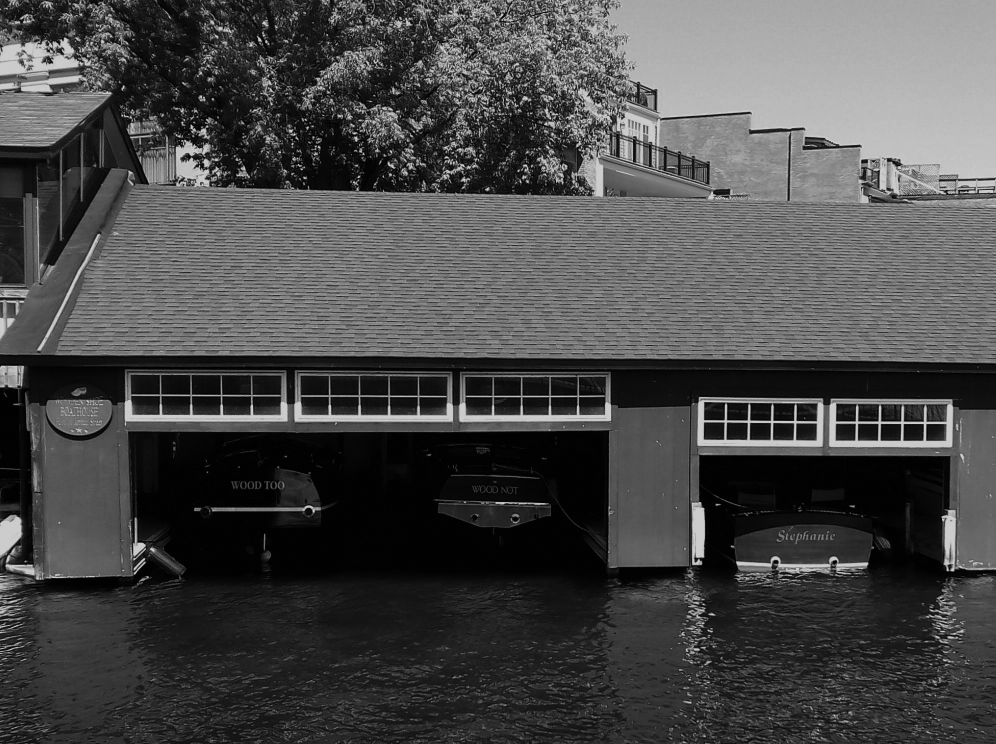
%> input picture HW02_VYAS_KHYATI/Might_or_Might_NOT.jpg, 1992 x 1488 px (shown at 1/2 size)
$ octave --eval "Check_Resizing_Nearest('Might_or_Might_NOT.jpg');"   (GNU Octave 9; MATLAB toolbox functions it lacks are replaced by stand-ins)
%> lines starting %> are read from the running program, lines starting %| are printed output that depends on the picture
% @author: Khyati K.Vyas
function  Check_Resizing_Nearest(fn)
%> called with fn = 'Might_or_Might_NOT.jpg'

    im=imread(fn);
%> im is the input picture: size 1488x1992 uint8; min 0, max 205, mean 73
    imshow(im);
    pause(3);
    factor=[ 1 2 4 8 16 24 32 48 50 52 56 64 128 ];

    for n=factor
        %im=image(1:2:end, 1:2:end);
        orgSize=[size(im,1),size(im,2)];
        newSize=round(orgSize/n);
        im_small= imresize(im,newSize, 'nearest');
        im_restored= imresize(im_small,orgSize, 'nearest');
        imshow(im_restored);
        display=['Sub-Sampling is :',num2str(n)];
        title(display);
        pause(1.5);
    end
%> this loop made 13 passes
%> pass 2, in Check_Resizing_Nearest, `im_small= imresize(im,newSize, 'nearest');`:
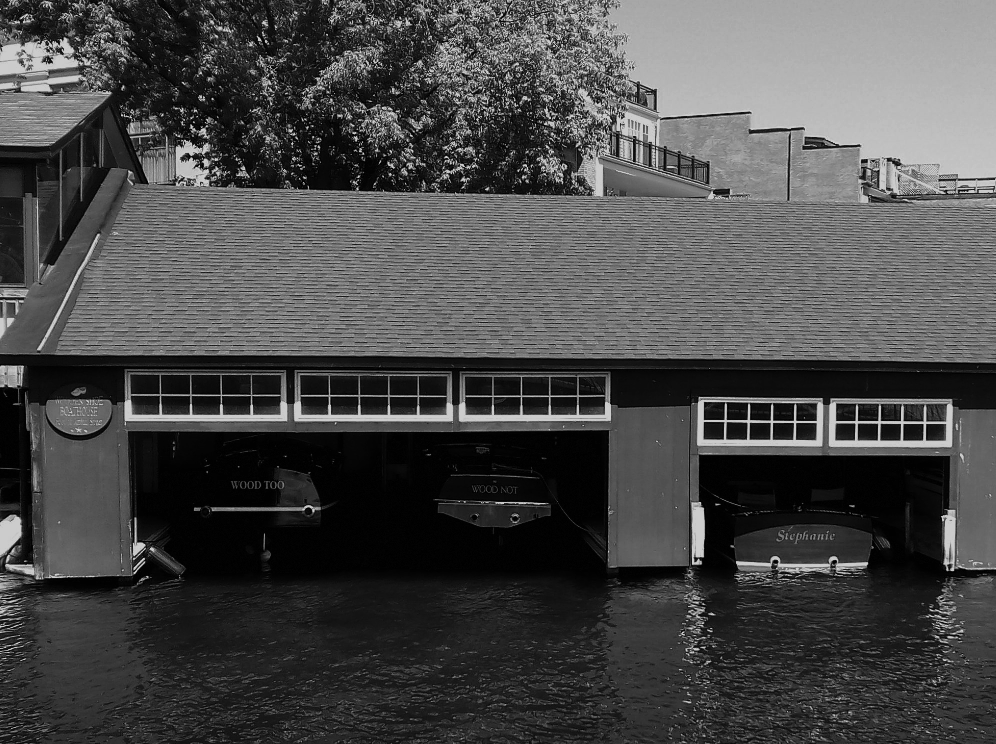
%> im_small: size 744x996 uint8; min 0, max 205, mean 72.9
%> pass 3, in Check_Resizing_Nearest, `im_small= imresize(im,newSize, 'nearest');`:
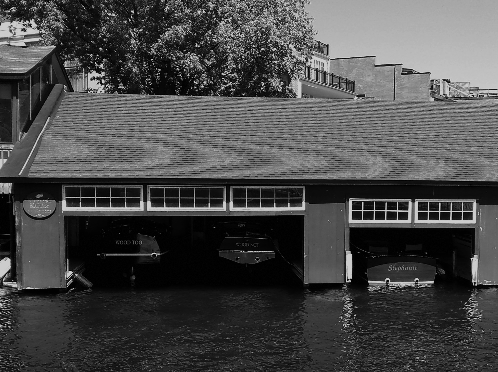
%> im_small: size 372x498 uint8; min 0, max 205, mean 72.9
%> pass 3, in Check_Resizing_Nearest, `im_restored= imresize(im_small,orgSize, 'nearest');`:
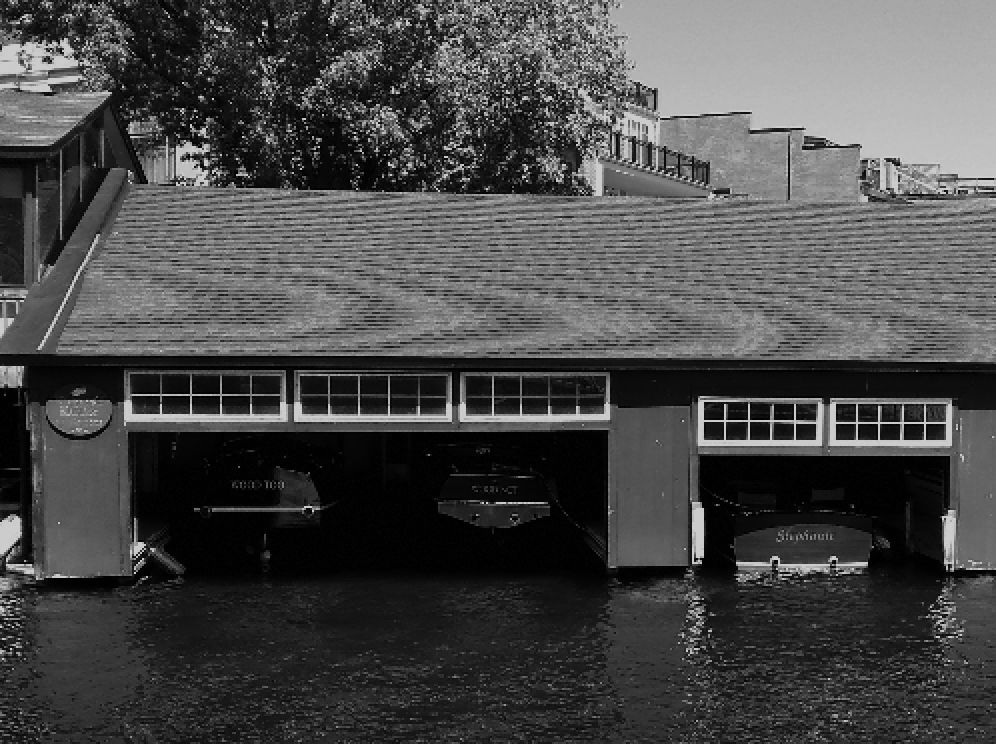
%> im_restored: size 1488x1992 uint8 (shown at 1/2 size); min 0, max 205, mean 72.9; mean of the top-left, top-right, bottom-left and bottom-right quarters 79.8, 128.4, 37.2, 46.1

end

$ run again, on HW02_VYAS_KHYATI/kod_kid.png
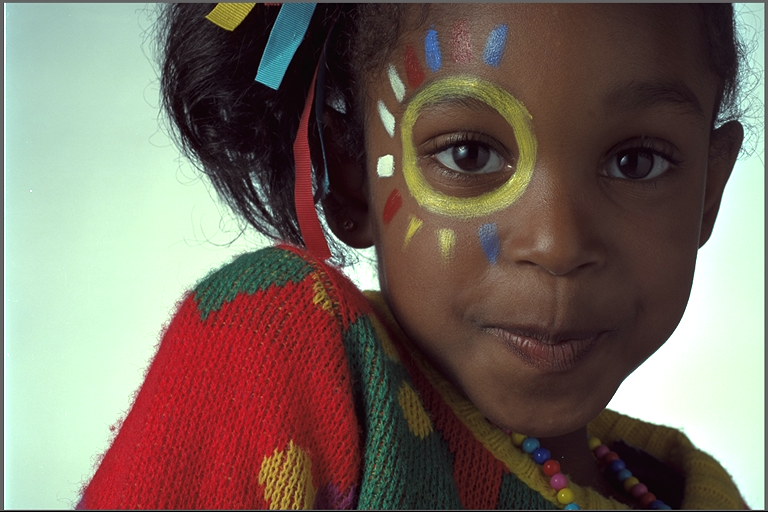
%> input picture HW02_VYAS_KHYATI/kod_kid.png, 768 x 512 px
%> in Check_Resizing_Nearest, im is the input picture: size 512x768x3 uint8; mean R, G, B 119.3, 105.8, 95.9
%> the loop in Check_Resizing_Nearest, `for n=factor` made 13 passes
%> pass 3, in Check_Resizing_Nearest, `im_small= imresize(im,newSize, 'nearest');`:
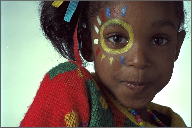
%> im_small: size 128x192x3 uint8; mean R, G, B 119.2, 106.1, 95.8
%> pass 3, in Check_Resizing_Nearest, `im_restored= imresize(im_small,orgSize, 'nearest');`:
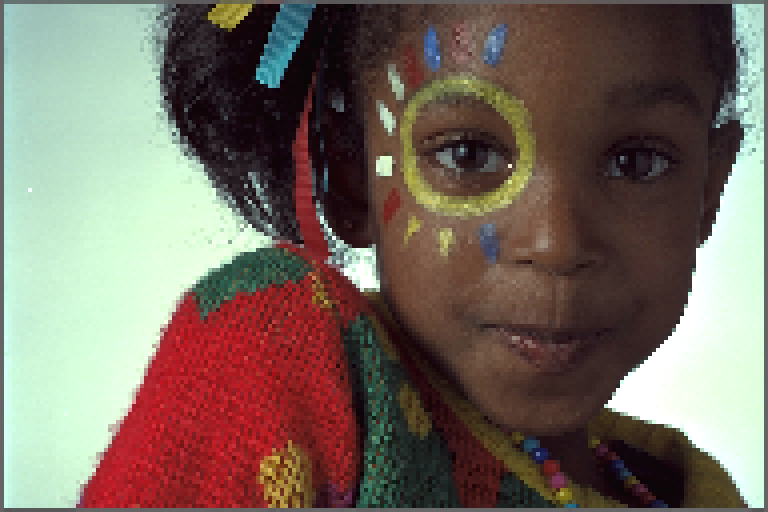
%> im_restored: size 512x768x3 uint8; mean R, G, B 119.2, 106.1, 95.8
